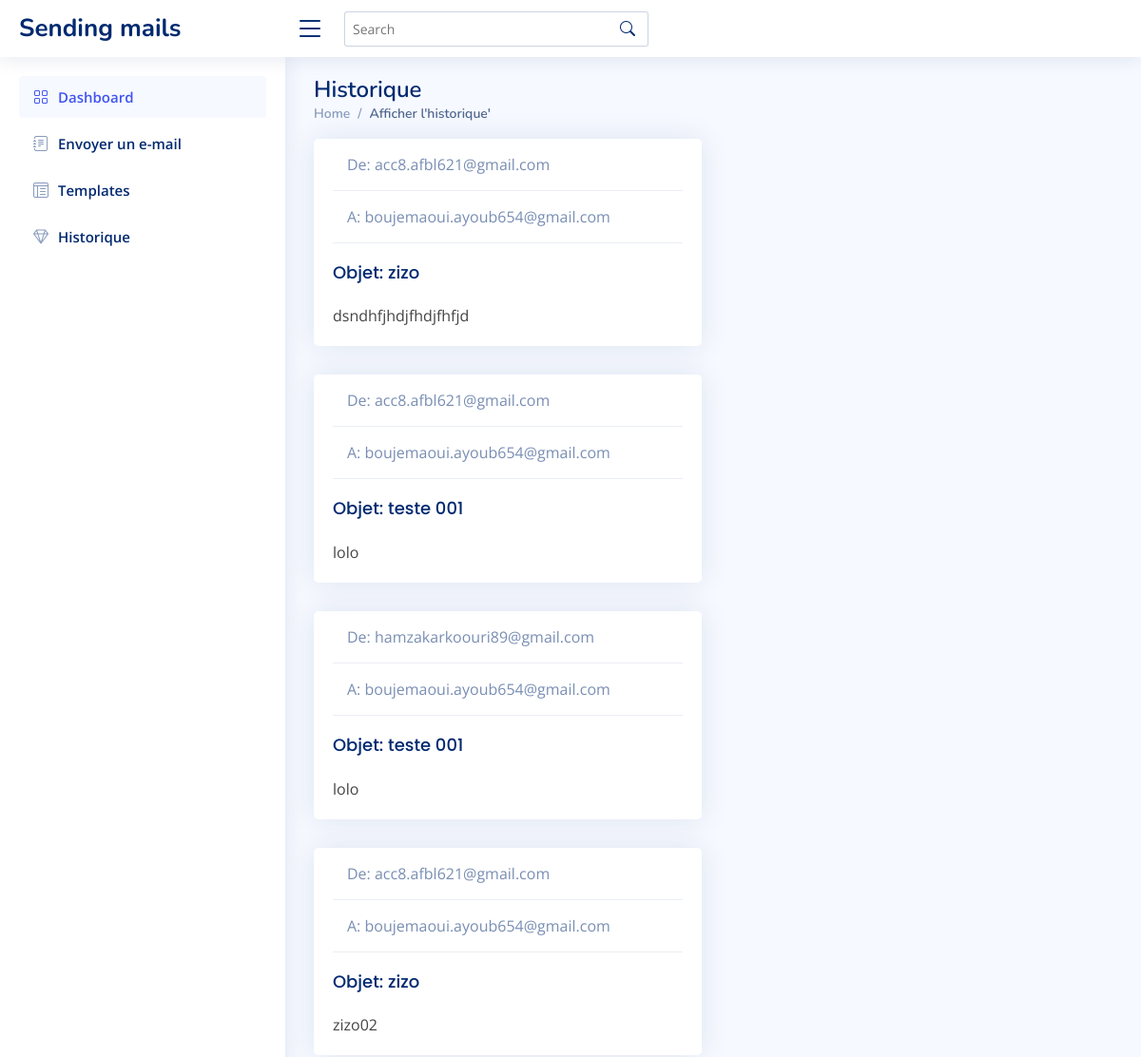
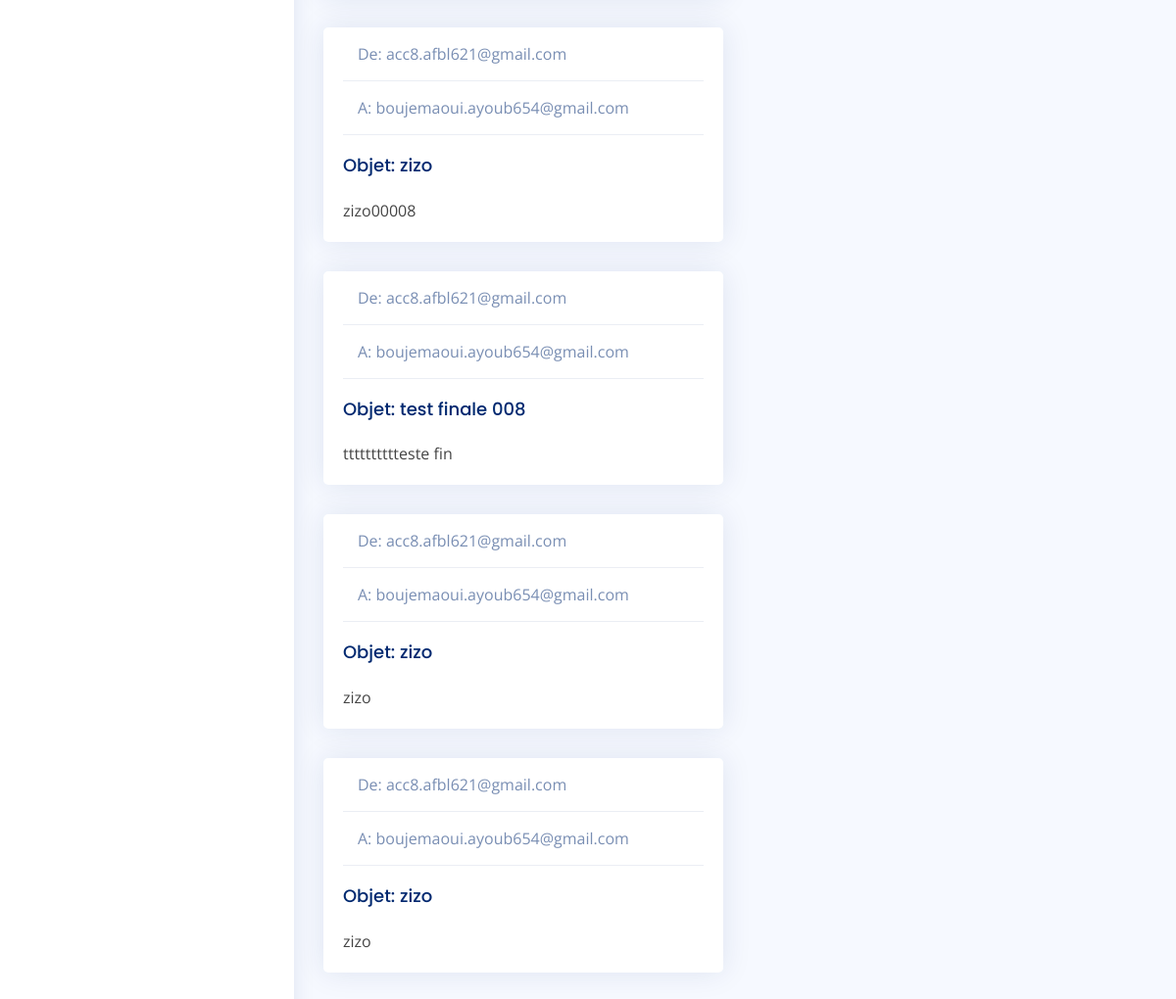
/historique.php (signed in), run on the app's committed database (2 pictures, top to bottom).
### tables this page shows
CREATE TABLE IF NOT EXISTS `history` (
  `id` int(11) NOT NULL AUTO_INCREMENT,
  `iduser` int(11) NOT NULL,
  `too` varchar(300) NOT NULL,
  `fromm` varchar(300) NOT NULL,
  `objet` varchar(300) NOT NULL,
  `message` varchar(5000) NOT NULL,
  PRIMARY KEY (`id`)
);

### historique.php (the view, shortened to what this page needs)
<!DOCTYPE html>
<html lang="en">
<head>
  <link href="assets/vendor/bootstrap/css/bootstrap.min.css" rel="stylesheet">
  <link href="assets/vendor/bootstrap-icons/bootstrap-icons.css" rel="stylesheet">
  <link href="assets/vendor/boxicons/css/boxicons.min.css" rel="stylesheet">
  <link href="assets/vendor/quill/quill.snow.css" rel="stylesheet">
  <link href="assets/vendor/quill/quill.bubble.css" rel="stylesheet">
  <link href="assets/vendor/remixicon/remixicon.css" rel="stylesheet">
  <link href="assets/vendor/simple-datatables/style.css" rel="stylesheet">
  <link href="assets/css/style.css" rel="stylesheet">
</head>
<body>
  <header id="header" class="header fixed-top d-flex align-items-center">
    <div class="d-flex align-items-center justify-content-between">
      <a href="index.php" class="logo d-flex align-items-center">
        <span class="d-none d-lg-block">Sending mails</span>
      </a>
      <i class="bi bi-list toggle-sidebar-btn"></i>
    </div>
    <div class="search-bar">
      <form class="search-form d-flex align-items-center" method="POST" action="#">
        <input type="text" name="query" placeholder="Search" title="Enter search keyword">
        <button type="submit" title="Search"><i class="bi bi-search"></i></button>
      </form>
    </div>
  </header>
  <aside id="sidebar" class="sidebar">
    <ul class="sidebar-nav" id="sidebar-nav">
      <li class="nav-item">
        <a class="nav-link " href="index.php">
          <i class="bi bi-grid"></i>
          <span>Dashboard</span>
        </a>
      </li>
      <li class="nav-item ">
        <a class=" nav-link collapsed"  href="forms-elements.php">
          <i class="bi bi-journal-text"></i><span>Envoyer un e-mail</span>
        </a>
      </li>
      <li class="nav-item">
        <a class="nav-link collapsed"  href="components-cards.php">
          <i class="bi bi-layout-text-window-reverse"></i><span>Templates</span></i>
        </a>
      </li>
      <li class="nav-item">
        <a class="nav-link collapsed" data-bs-target="#icons-nav" data-bs-toggle="collapse" href="#">
          <i class="bi bi-gem"></i><span>Historique</span></i>
        </a>
     </li>
    </ul>
  </aside>
  <main id="main" class="main">
    <div class="pagetitle">
      <h1>Historique</h1>
      <nav>
        <ol class="breadcrumb">
          <li class="breadcrumb-item"><a href="index.php">Home</a></li>
          <li class="breadcrumb-item active">Afficher l'historique'</li>
        </ol>
      </nav>
    </div>
    <section class="section">
      <div class="row align-items-top">
        <div class="col-lg-6">
          <?php
include_once 'connexiondb.php';
$id=$_SESSION['id'];
$query = "SELECT * FROM history WHERE iduser= $id";
$result = mysqli_query($conn,$query);
if($result){
  while($row = mysqli_fetch_assoc($result)){
   echo "
          <div class='card'>
            <div class='card-body'>
              <div class='card-header'>De: ".$row["fromm"]."</div>
              <div class='card-header'>A: ".$row["too"]."</div>
              <h5 class='card-title'>Objet: ".$row["objet"]."</h5>
              ".$row["message"]."
            </div>
          </div>"; }} ?>
</div>
      </div>
    </section>
  </main>
</body>
</html>

### assets/css/style.css (style rules this page uses)
:root { scroll-behavior: smooth; }
body { font-family: "Open Sans", sans-serif; background: #f6f9ff; color: #444444; }
a { color: #4154f1; text-decoration: none; }
h1, h2, h3, h4, h5, h6 { font-family: "Nunito", sans-serif; }
#main { margin-top: 60px; padding: 20px 30px; transition: all 0.3s; }
.pagetitle { margin-bottom: 10px; }
.pagetitle h1 { font-size: 24px; margin-bottom: 0; font-weight: 600; color: #012970; }
.card { margin-bottom: 30px; border: none; border-radius: 5px; box-shadow: 0px 0 30px rgba(1, 41, 112, 0.1); }
.card-header, .card-footer { border-color: #ebeef4; background-color: #fff; color: #798eb3; padding: 15px; }
.card-title { padding: 20px 0 15px 0; font-size: 18px; font-weight: 500; color: #012970; font-family: "Poppins", sans-serif; }
.card-body { padding: 0 20px 20px 20px; }
.breadcrumb { font-size: 14px; font-family: "Nunito", sans-serif; color: #899bbd; font-weight: 600; }
.breadcrumb a { color: #899bbd; transition: 0.3s; }
.breadcrumb .breadcrumb-item::before { color: #899bbd; }
.breadcrumb .active { color: #51678f; font-weight: 600; }
.logo { line-height: 1; }
@media (min-width: 1200px) { .logo { width: 280px; } }
.logo span { font-size: 26px; font-weight: 700; color: #012970; font-family: "Nunito", sans-serif; }
.header { transition: all 0.5s; z-index: 997; height: 60px; box-shadow: 0px 2px 20px rgba(1, 41, 112, 0.1); background-color: #fff; padding-left: 20px; }
.header .toggle-sidebar-btn { font-size: 32px; padding-left: 10px; cursor: pointer; color: #012970; }
.header .search-bar { min-width: 360px; padding: 0 20px; }
.header .search-form { width: 100%; }
.header .search-form input { border: 0; font-size: 14px; color: #012970; border: 1px solid rgba(1, 41, 112, 0.2); padding: 7px 38px 7px 8px; border-radius: 3px; transition: 0.3s; width: 100%; }
.header .search-form button { border: 0; padding: 0; margin-left: -30px; background: none; }
.header .search-form button i { color: #012970; }
.sidebar { position: fixed; top: 60px; left: 0; bottom: 0; width: 300px; z-index: 996; transition: all 0.3s; padding: 20px; overflow-y: auto; scrollbar-width: thin; scrollbar-color: #aab7cf transparent; box-shadow: 0px 0px 20px rgba(1, 41, 112, 0.1); background-color: #fff; }
@media (min-width: 1200px) { #main, #footer { margin-left: 300px; } }
.sidebar-nav { padding: 0; margin: 0; list-style: none; }
.sidebar-nav li { padding: 0; margin: 0; list-style: none; }
.sidebar-nav .nav-item { margin-bottom: 5px; }
.sidebar-nav .nav-link { display: flex; align-items: center; font-size: 15px; font-weight: 600; color: #4154f1; transition: 0.3; background: #f6f9ff; padding: 10px 15px; border-radius: 4px; }
.sidebar-nav .nav-link i { font-size: 16px; margin-right: 10px; color: #4154f1; }
.sidebar-nav .nav-link.collapsed { color: #012970; background: #fff; }
.sidebar-nav .nav-link.collapsed i { color: #899bbd; }

### data on the page
history: fromm "acc8.afbl621@gmail.com", too "boujemaoui.ayoub654@gmail.com", objet "zizo", message "dsndhfjhdjfhdjfhfjd"
history: fromm "acc8.afbl621@gmail.com", too "boujemaoui.ayoub654@gmail.com", objet "teste 001", message "lolo"
history: fromm "hamzakarkoouri89@gmail.com", too "boujemaoui.ayoub654@gmail.com", objet "teste 001", message "lolo"
history: fromm "acc8.afbl621@gmail.com", too "boujemaoui.ayoub654@gmail.com", objet "zizo", message "zizo02"
history: fromm "acc8.afbl621@gmail.com", too "boujemaoui.ayoub654@gmail.com", objet "zizo", message "zizo00008"
history: fromm "acc8.afbl621@gmail.com", too "boujemaoui.ayoub654@gmail.com", objet "test finale 008", message "tttttttttteste fin"
history: fromm "acc8.afbl621@gmail.com", too "boujemaoui.ayoub654@gmail.com", objet "zizo", message "zizo"
history: fromm "acc8.afbl621@gmail.com", too "boujemaoui.ayoub654@gmail.com", objet "zizo", message "zizo"
